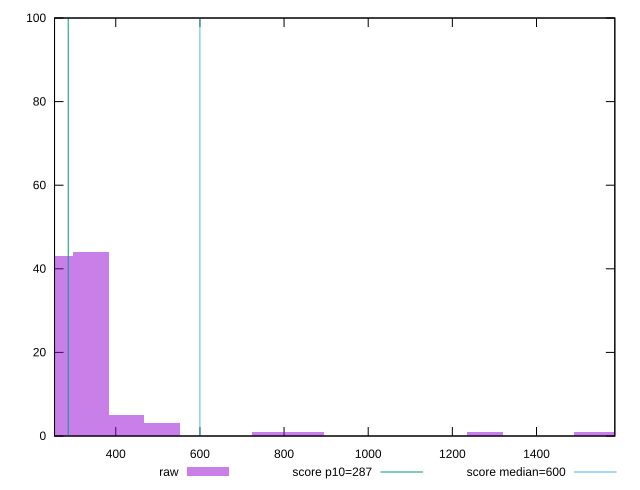

gnuplot code for this plot:
reset

$raw <<EOF
340.5718192480679 44
255.42886443605096 43
425.7147740600849 5
1617.7161414283225 1
1532.5731866163057 1
1277.1443221802547 1
851.4295481201698 1
766.2865933081529 1
510.8577288721019 3
EOF

set key outside below
set boxwidth 85.14295481201698
set xrange [254.5:1586.1265]
set yrange [0:100]
set trange [0:100]
set style fill transparent solid 0.5 noborder

set parametric
set terminal svg size 640, 490 enhanced background rgb 'white'
set output "reprap/total-blocking-time/samples/pages+cached/raw/histogram.svg"

plot $raw title "raw" with boxes, \
     287,t title "score p10=287", \
     600,t title "score median=600"

reset
